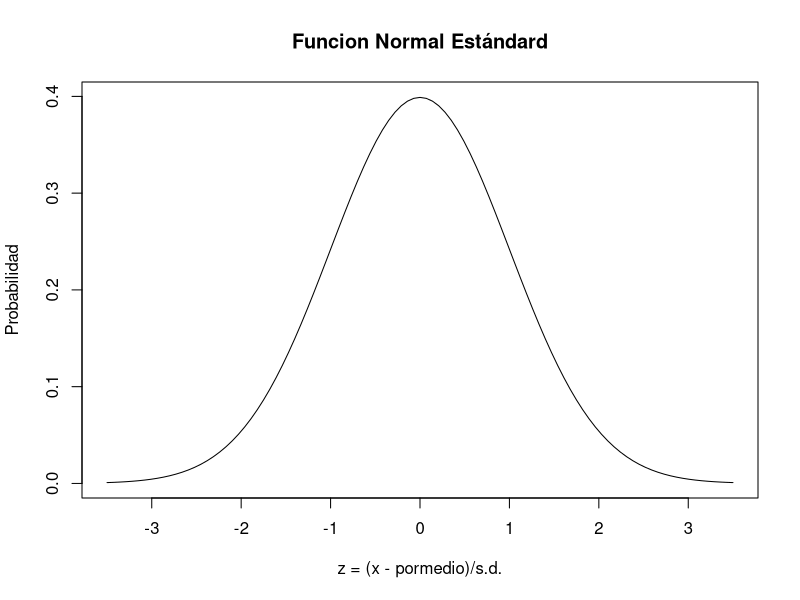
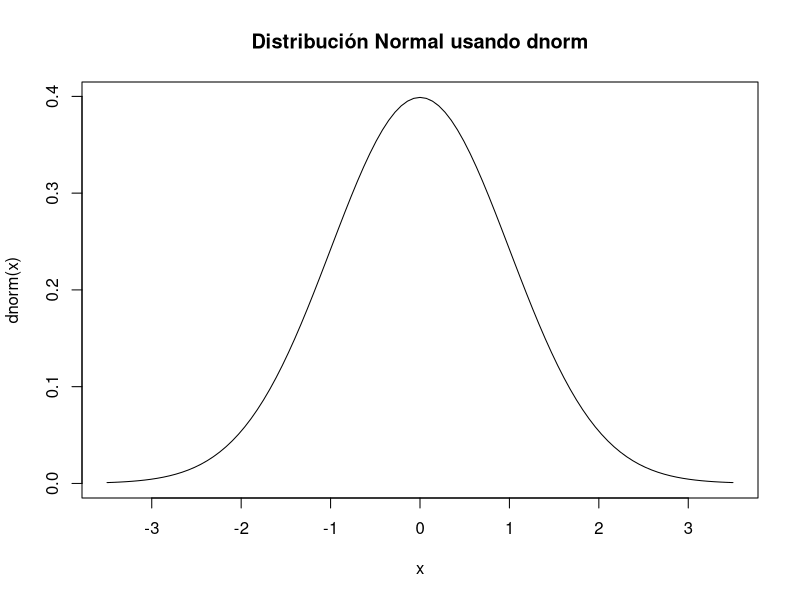
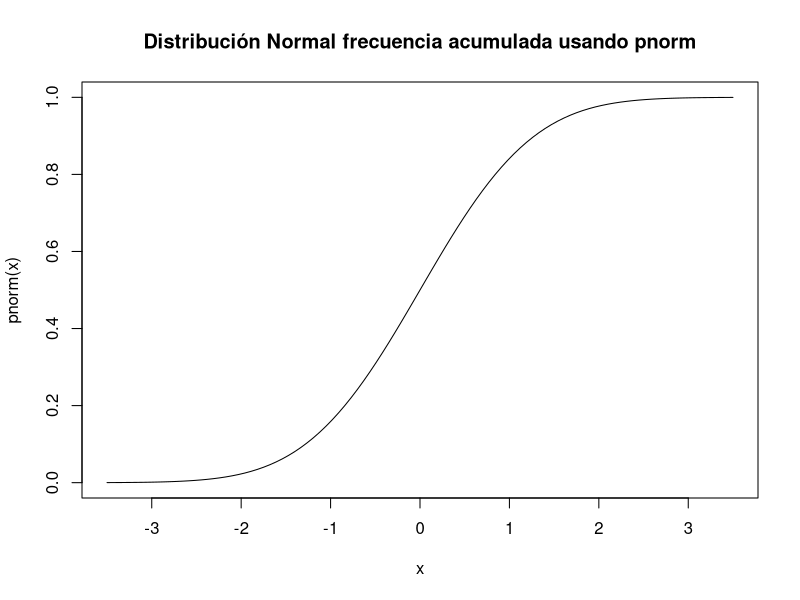

These figures' R source, in order:
#
#  Ejemplo para graficar la función Normal

#  definición de la función normal
f_norm <- function(x){
  return((1/sqrt(2*pi)*exp((-x**2)/2)))
}
# Para graficar con una línea
curve(f_norm, # función Normal estándar que definí arriba
  from = -3.5, # Desde z = -3.5
  to = 3.5,  # Hasta z = 3.5
  ylab = "Probabilidad",
  xlab = "z = (x - pormedio)/s.d.",
  main = "Funcion Normal Estándard")

# Ahora usando la función qnorm de R también se estima la
# gráfica de la función.
curve(dnorm, # usando el generador Normal de R en x
      from = -3.5, # desde z = -3.5
      to = 3.5, # a z = 3.5
      main = "Distribución Normal usando dnorm")

# Frecuencia normal acumulada usando pnorm
curve(pnorm, # usando el generador pnorm (dist acumulada a x)
      from = -3.5, # desde z = -3.5
      to = 3.5, # a z = 3.5
      main = "Distribución Normal frecuencia acumulada usando pnorm")
